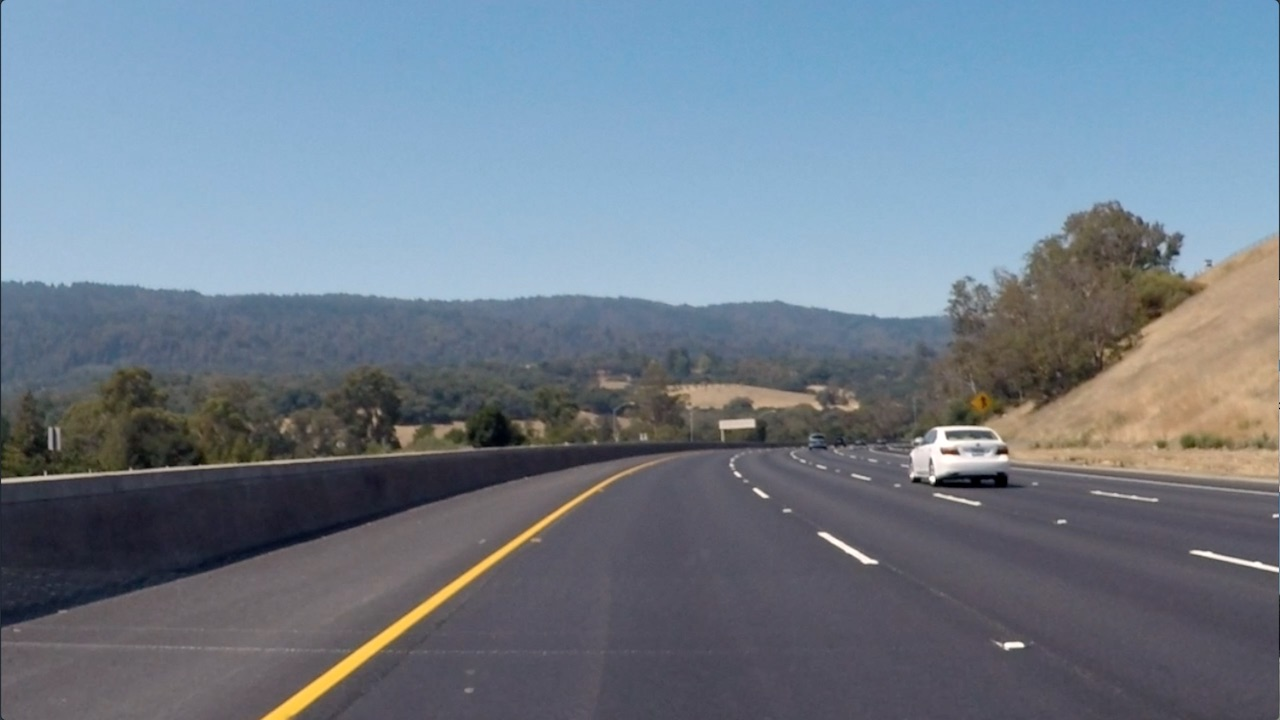
#> input picture handle_images/images/curved_lane.jpg, 1280 x 720 px
$ jupyter execute filter.ipynb   (shell and % lines are left out)
#> lines starting #> are read from the running program, lines starting #| are printed output that depends on the picture; after the words box and inside, x2 and y2 are one past the last pixel; in counts of white or black regions, pixels touching at a corner belong together
### handle_images/utils.py
#!/usr/bin/python
# -*- coding: utf-8 -*-

# 对 OpenCV 进行一些简单的二次封装
# 提供一些简单的图像处理函数

import numpy as np
import cv2

import matplotlib.pyplot as plt


def imread(path, mode='RGB'):
    """
        读取图像, 以多维向量返回

    Args:
        path: 图像路径
        mode: 'RGB': 以RGB模式读取

    """
#> called with path = 'images/curved_lane.jpg', mode = 'RGB'
    image = cv2.imread(path)
#> image is the input picture: shape (720, 1280, 3); mean B, G, R 138.7, 125, 112.1
    if mode == 'RGB':
        cvt = cv2.COLOR_BGR2RGB
    return cv2.cvtColor(image, cvt)


def rgb2gray(image):
    """
        将RGB图像转换为灰度图像
    """
    return cv2.cvtColor(image, cv2.COLOR_RGB2GRAY)
#> returned value: shape (720, 1280)


# [15 lines left out: functions normal_image, ft_image, not called in this run]


def show_images_in_single_row(images, titles, cmaps=None, figsize=(10, 5)):
    """
        在单行显示多张图像.
    """

    _, axs = plt.subplots(1, len(images), figsize=figsize)

    for i, ax in enumerate(axs):
        ax.set_title(titles[i])
        if cmaps is not None:
            cmap = cmaps[i]
        else:
            cmap = None
        ax.imshow(images[i], cmap=cmap)

### handle_images/filter.ipynb
# 图像过滤器

过滤器实际上是一种核卷积, 它作用在图像上可以实现对图像中某种特定信号的过滤. 通过过滤器, 我们可以实现图像的边缘或某种特定形状的检测.

过滤器大体可以分为高通和低通过滤器:

- 高通过滤器一般过滤图像中颜色变化明显的地方, 可用于边缘检测.
- 低通滤波器过滤图像中颜色固定的地方, 去除噪声, 使图像更加平滑.

[cell 1]
import utils

import matplotlib.pyplot as plt

import numpy as np

import cv2

## 索贝尔过滤器

索贝尔过滤器是一种简单的高通滤波器, 它的卷积核有如下两种形式:

$$
S_x=\left(
    \begin{matrix}
        -1 & 0 & 1\\
        -2 & 0 & 2\\
        -1 & 0 & 1
    \end{matrix}
\right),
S_y=\left(
    \begin{matrix}
        -1 & -2 & -1\\
        0 & 0 & 0\\
        1 & 2 & 1
    \end{matrix}
\right)
$$

其中, $S_x$用于检测垂直边界, $S_y$用于检测水平边界.

Sobel过滤器不仅可以检测到边界, 它还能反应边界的强度. 如果卷积运算求得的值越大, 则边界越强.

下面我们用一个具体的例子来感受Sobel过滤器.

[cell 2]
image = utils.imread('images/curved_lane.jpg')
plt.axis('off')
plt.imshow(image)

这是一张道路的图像, 我们可以看到其中有很多明显的边缘, 例如交通线是垂直边缘, 远处的山峦是水平边缘.

因为不关心图像的具体颜色, 所以将图像转换为灰度图.

[cell 3]
gray = utils.rgb2gray(image)

plt.axis('off')
plt.imshow(gray, cmap='gray')

下面使用Sobel过滤器对图像进行处理.

[cell 4]
sobel_x = np.array([[-1, 0, 1],
                    [-2, 0, 2],
                    [-1, 0, 1]])
sobel_y = np.array([[-1, -2, -1],
                    [0, 0, 0],
                    [1, 2, 1]])

x_filtered_image = cv2.filter2D(gray, -1, sobel_x)
y_filtered_image = cv2.filter2D(gray, -1, sobel_y)
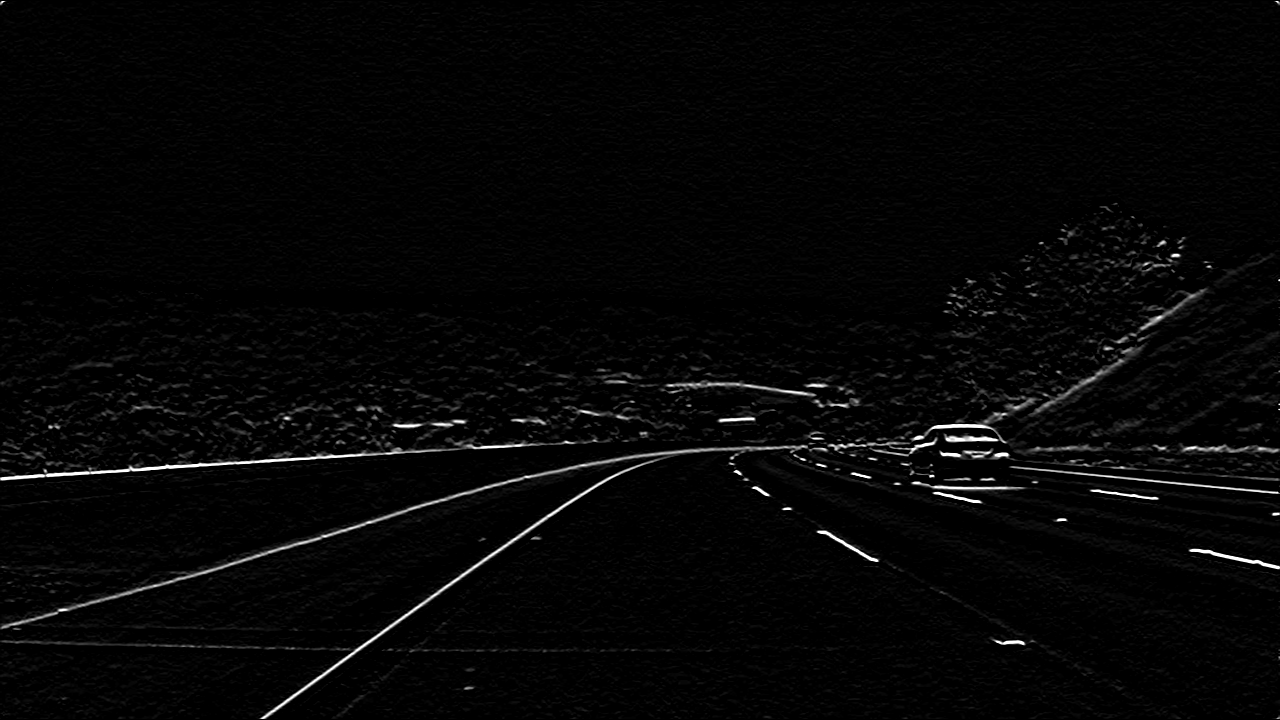
#> y_filtered_image: shape (720, 1280); min 0, max 255, mean 5.9

utils.show_images_in_single_row([x_filtered_image, y_filtered_image], ['x filter', 'y filter'], ['gray', 'gray'])
#> the loop in show_images_in_single_row, `for i, ax in enumerate(axs):` made 2 passes
#> cmap on passes 1 to 2: 'gray', 'gray'

上图中我们可以观察到很多噪声. 高通滤波器对这些噪声没有处理能力, 在图像中反应出来就是零散的噪声点.

## 高斯模糊

高斯模糊是一种低通滤波器, 可以在保留边缘的同时过滤掉图像中的一些噪声点.

高斯模糊的卷积核是下面这样的:

$$
G=\frac{1}{16}\times\left(
    \begin{matrix}
        1 & 2 & 1\\
        2 & 4 & 2\\
        1 & 2 & 1
    \end{matrix}
\right)
$$

这个卷积核可以将图像中变化不明显的一些区域归一化.乘以$\frac{1}{16}$是为了让卷积核归一化.

一般在进行边缘检测之前, 都要对图像进行高斯模糊处理, 使得检测的结果包含的噪声更少.

下面以一张大脑的医学图像为例:

[cell 5]
image = utils.imread('images/noisy_brain_MR.jpg')
#> call 2 of imread, with path = 'images/noisy_brain_MR.jpg', mode = 'RGB'
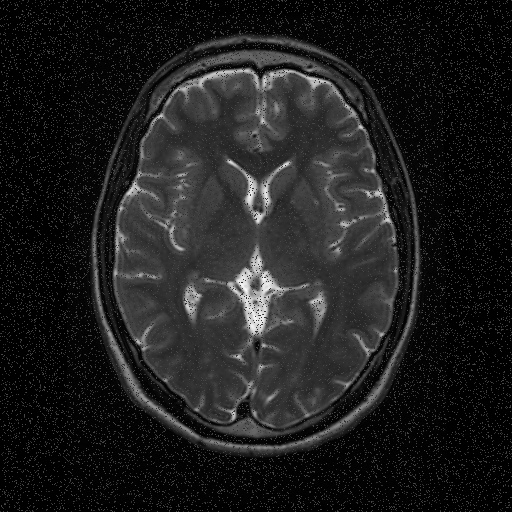
#> input picture handle_images/images/noisy_brain_MR.jpg, 512 x 512 px
#> in imread, image is the input picture: shape (512, 512, 3); min 0, max 249, mean 30.4

plt.axis('off')
plt.imshow(image)

这张图像包含了很多噪声点, 下面对其做高斯模糊处理.

[cell 6]
gray = utils.rgb2gray(image)
gray_blur = cv2.GaussianBlur(gray, (9, 9), 0)
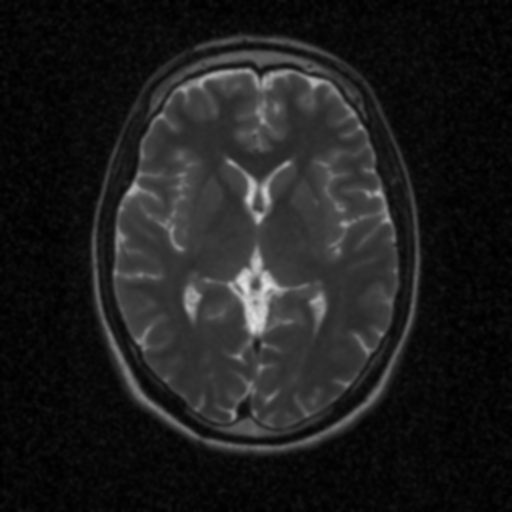
#> gray_blur: shape (512, 512); min 0, max 224, mean 30.4

utils.show_images_in_single_row([gray, gray_blur], ['Origin', 'Blur'], ['gray', 'gray'])
#> the loop in show_images_in_single_row (call 2), `for i, ax in enumerate(axs):` made 2 passes

可以看到旁边的噪声点明显变少了. 随后再对其做索贝尔过滤.

[cell 7]
sobel_x = np.array([[-1, 0, 1],
                    [-2, 0, 2],
                    [-1, 0, 1]])

filtered_image = cv2.filter2D(gray, -1, sobel_x)
blur_filtered_image = cv2.filter2D(gray_blur, -1, sobel_y)
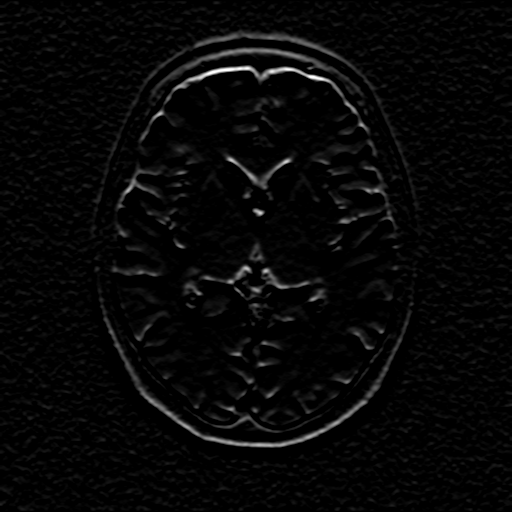
#> blur_filtered_image: shape (512, 512); min 0, max 255, mean 7.1

utils.show_images_in_single_row([filtered_image, blur_filtered_image], ['Origin', 'Blur'], ['gray', 'gray'])

经过高斯模糊的图像再做边缘检测, 结果中的噪声要少得多. 所以一般我们在做边缘检测前, 都会对图像做高斯模糊处理.

## Canny 边缘检测

Canny边缘检测是一种常用的边缘检测过滤器. 它对一张图像依次做如下处理:

- 使用高斯模糊过滤掉噪声
- 使用Sobel过滤器确定图像边缘的强度和方向
- 使用非极大抑制(non-maximum suppression)来观察每个检测边缘的强度和方向, 选出局部最大像素. 把最强的边缘绘制成连续, 一个像素宽的细线.
- 使用滞后阈值(hysteresis threshold)来分离最佳边缘.

滞后阈值需要设定高阈值和低阈值, 高于高阈值的强边缘会被保留, 低于低阈值的弱边缘会被舍弃.

位于高阈值和低阈值之间的边缘, 只有当期和另一个强边缘相连时, 才会被保留. 使用滞后阈值可以消除部分弱边缘.

下面来看一个简单的示例, 图片是一张向日葵的图片.

[cell 8]
flower = utils.imread('images/sunflower.jpg')
#> call 3 of imread, with path = 'images/sunflower.jpg', mode = 'RGB'
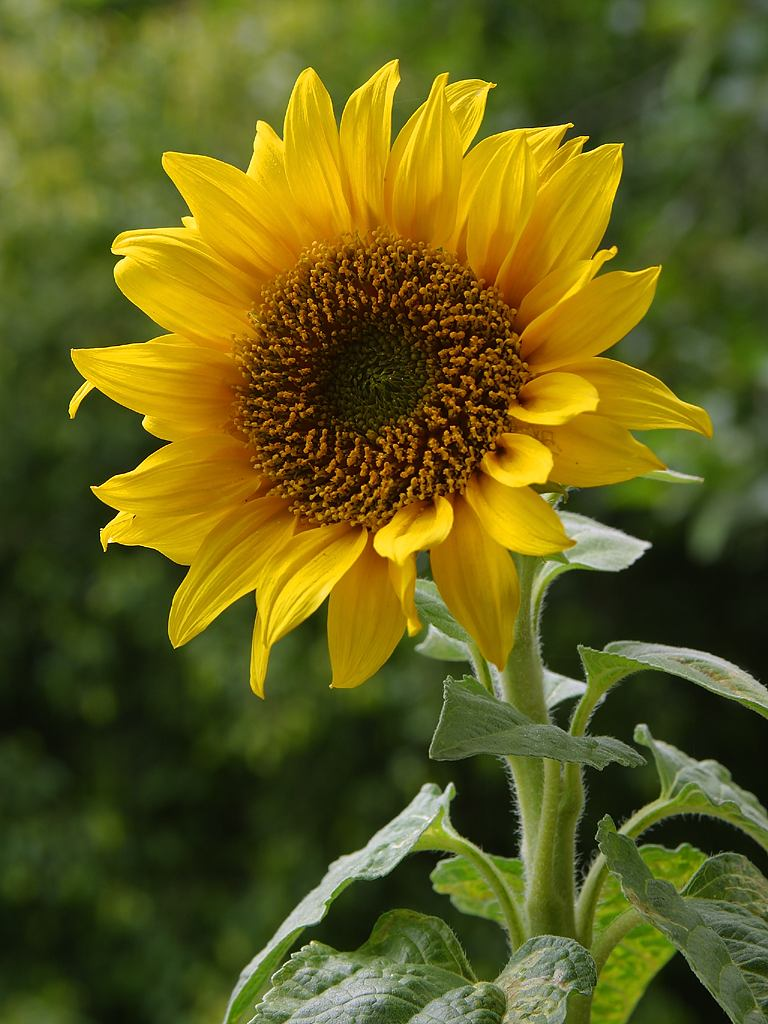
#> input picture handle_images/images/sunflower.jpg, 768 x 1024 px
#> in imread, image is the input picture: shape (1024, 768, 3); mean B, G, R 27.4, 94.7, 98.3

plt.imshow(flower)

[cell 9]
gray = utils.rgb2gray(flower)
#> in rgb2gray (call 3), `return cv2.cvtColor(image, cv2.COLOR_RGB2GRAY)`:
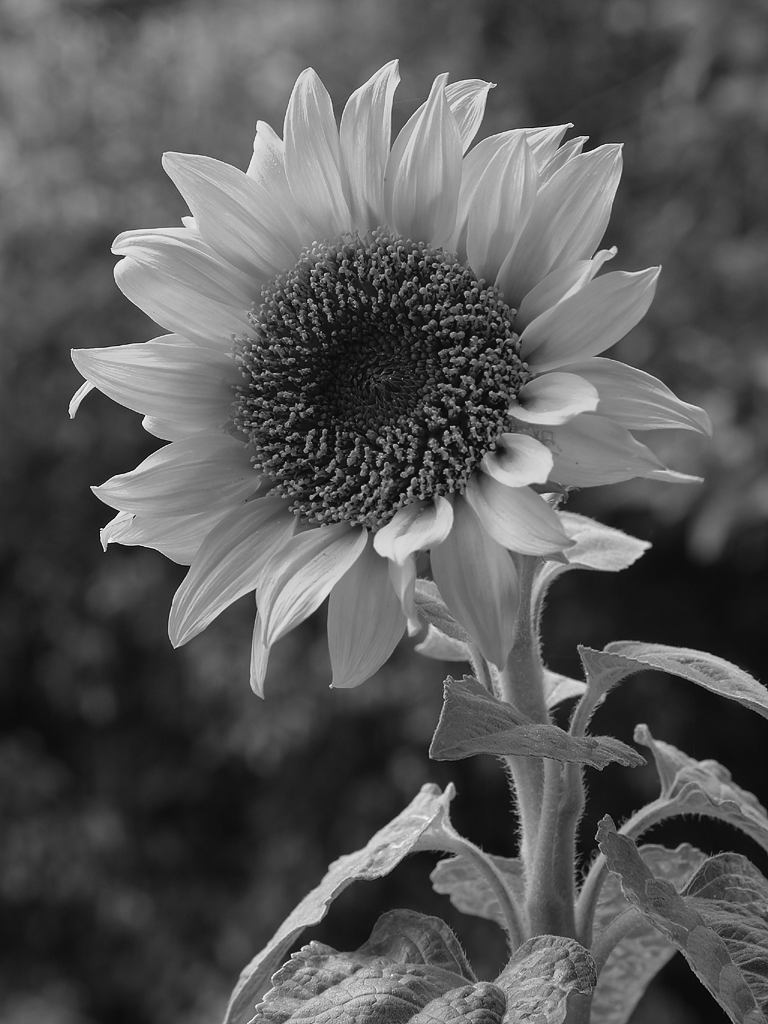
#> returned value: shape (1024, 768); min 1, max 253, mean 88.1

# Canny边缘检测的阈值.
# 这两个参数会控制过滤器对边缘的敏感程度.
lower = 100
upper = 200

edges = cv2.Canny(gray, lower, upper)
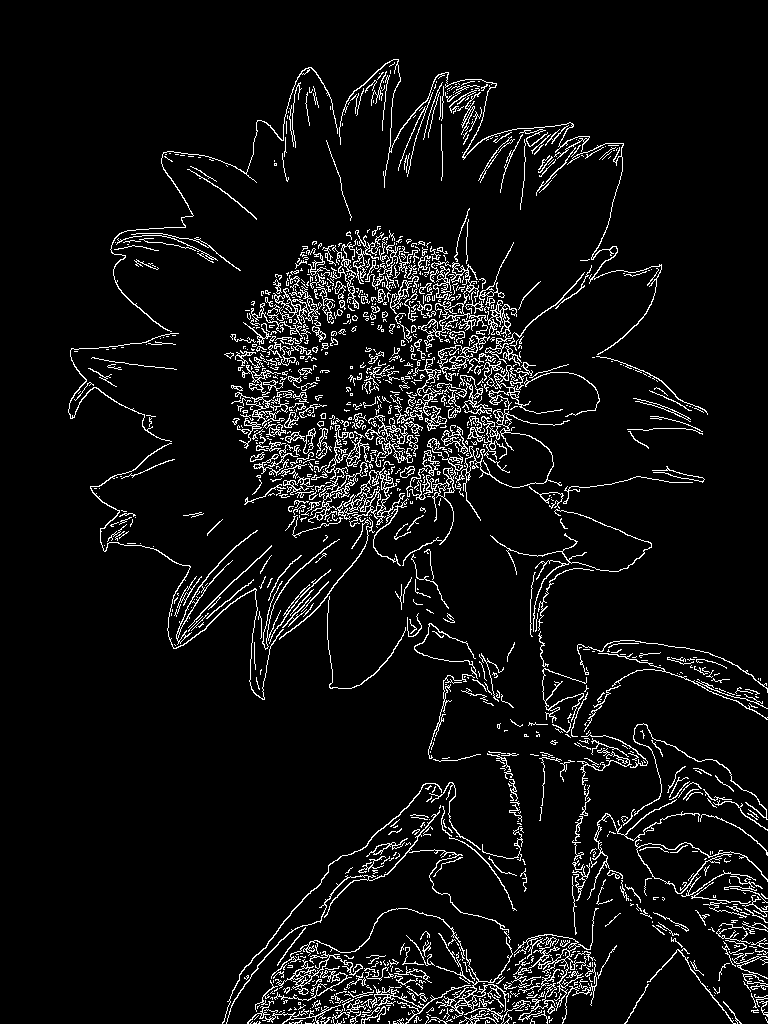
#> edges: shape (1024, 768); 6.3% white in thin lines or dots, all inside (x1, y1, x2, y2) = (68, 59, 768, 1024)

plt.imshow(edges, cmap='gray')
